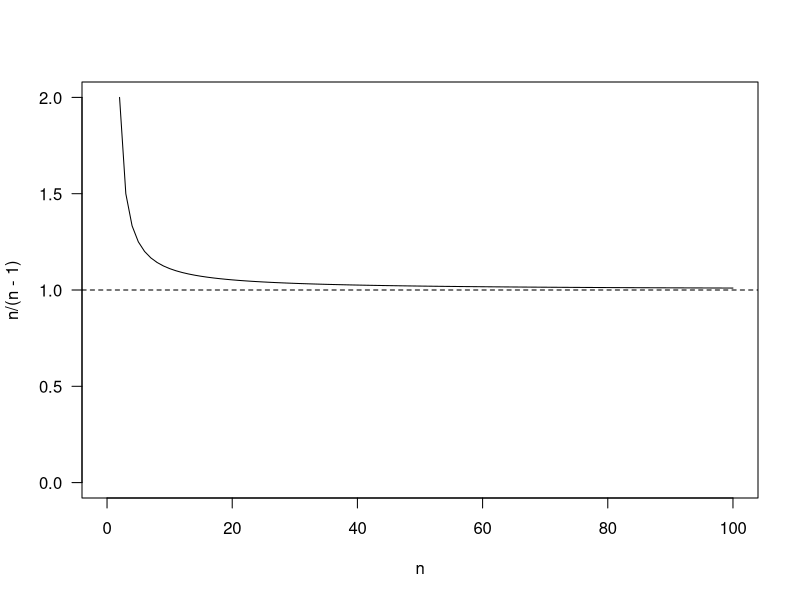

Source code (R): (Note: this script raises an error after producing the figure.)
## ---- chunk 1
knitr::opts_chunk$set(echo = TRUE) 
## ---- chunk 2
curve(x/(x - 1), 0, 1e2, las = 1, xlab = "n", ylab = "n/(n - 1)")
abline(h = 1, lty = 2)
## ---- chunk 3
library(furrr)
plan(multiprocess)
N = 1e5
n = 5
samples = future_map_dfc(1:N, ~rnorm(n))
Var = future_map_dbl(samples, ~sum((.x - mean(.x))^2)/n)
AltVar = future_map_dbl(samples, ~sum((.x - mean(.x))^2)/(n - 1))
par(mfrow = c(1,2))
hist(Var, breaks = 30, prob = TRUE, las = 1)
abline(v = c(mean(Var), 1), col = c(2,3))
hist(AltVar, breaks = 30, prob = TRUE, las = 1)
abline(v = c(mean(AltVar), 1), col = c(2,3))
## ---- chunk 4
bias_Var = mean(Var) - 1
bias_AltVar = mean(AltVar) - 1
c(bias_Var, bias_AltVar)
## ---- chunk 5
c(var(Var), var(AltVar))
## ---- chunk 6
MSE_Var = sum((Var - 1)^2)/N
MSE_AltVar = sum((AltVar - 1)^2)/N
c(MSE_Var, MSE_AltVar)
## ---- chunk 7
corr = -3:3
N = 1e5
n = 5
sampling_distros = matrix(NA, ncol = length(corr), nrow = N)
for(i in 1:length(corr)) {
  sampling_distros[,i] = future_map_dbl(samples, ~sum((.x - mean(.x))^2)/(n + corr[i]))
}
Bias = colMeans(sampling_distros) - 1
MSE = colMeans((sampling_distros - 1)^2)
Variance = MSE - Bias^2
## ---- chunk 8
plot(corr, log(MSE), las = 1, t = "o", ylab = "log(MSE), abs(Bias) or Variance",
     xlab = "Correction term in denominator")
points(corr, abs(Bias), col = 2, t = "o")
points(corr, Variance, col = 3, t = "o")
text(c(1, -1, 2), y = c(-0.9, 0.2, 0.3), col = 1:3,
     labels = c("log(MSE)", "abs(Bias)", "Variance"))
